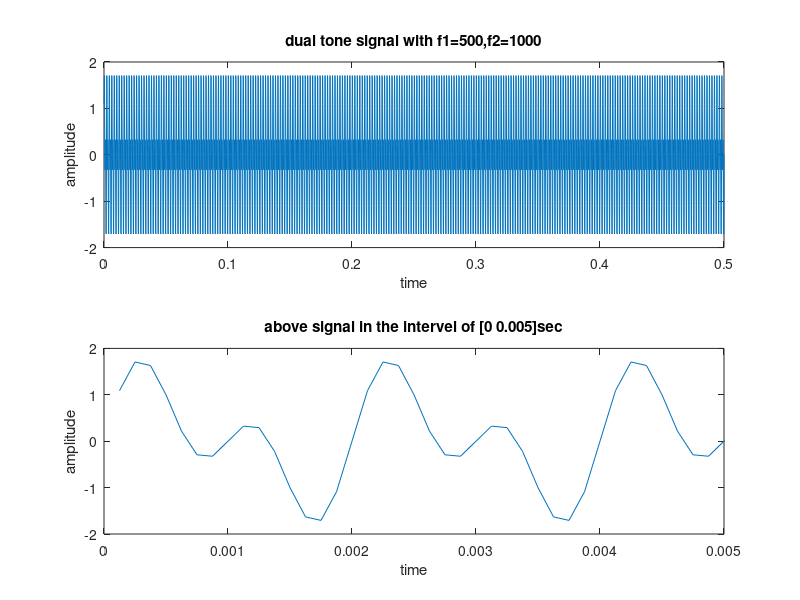
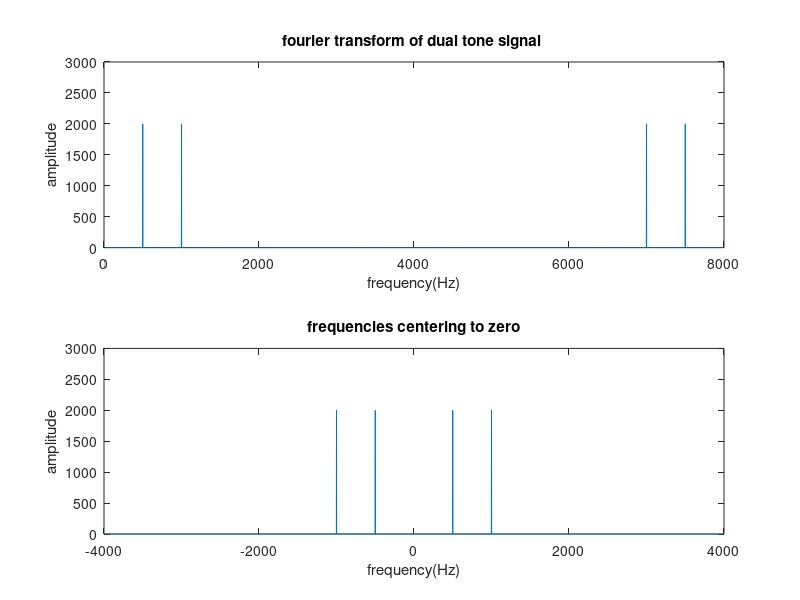

Recreate these plots in MATLAB, in order.
clc;
clear all;
close all;

f1=500;
f2=1000;
fs=8000;
t=(1/fs):(1/fs):0.5;
N=length(t);

y=sin(2*pi*f1*t)+sin(2*pi*f2*t);


subplot(2,1,1)
plot(t,y)
title('dual tone signal with f1=500,f2=1000')
xlabel('time')
ylabel('amplitude')


subplot(2,1,2)
plot(t,y)
xlim([0 0.005])
title('above signal in the intervel of [0 0.005]sec')
xlabel('time')
ylabel('amplitude')


y1=(fft(y));

%--axis normalisation--
k = (fs/N)*(0:N-1);
k1=(fs/N)*(-floor(N/2):floor(N/2)-1);

d=fftshift(y1);
%--


figure;
subplot(2,1,1)
plot(k,abs(y1))
ylim([0 3000])
title('fourier transform of dual tone signal ')
xlabel('frequency(Hz)')
ylabel('amplitude')

subplot(2,1,2)
plot(k1,abs(d))
ylim([0 3000])
title('frequencies centering to zero')
xlabel('frequency(Hz)')
ylabel('amplitude')

